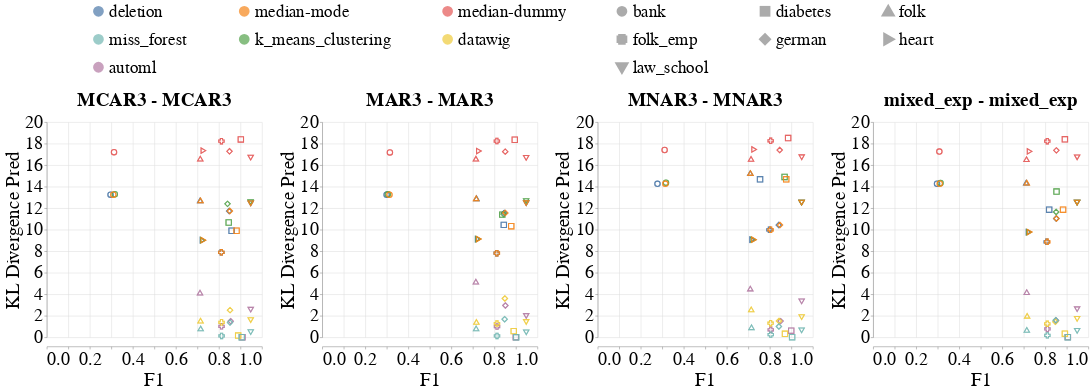

The code cell stored with this chart in its notebook:
### Markdown cell above
### Overall Metrics

### Code cell
create_scatter_plot(missingness_types=[{'train': 'MCAR3', 'test': 'MCAR3'},
                                       {'train': 'MAR3', 'test': 'MAR3'},
                                       {'train': 'MNAR3', 'test': 'MNAR3'},
                                       {'train': 'mixed_exp', 'test': 'MCAR1 & MAR1 & MNAR1'}],
                    imputation_quality_metric_name='kl_divergence_pred',
                    model_performance_metric_name='F1',
                    dataset_to_column_name=DATASET_TO_COLUMN_NAME,
                    shape_by='Dataset_Name', # Dataset_Name or Model_Name
                    # dataset_to_group=DATASETS_SENSITIVE_ATTRS,
                    base_font_size=30,
                    db_client_1=db_client_1,
                    db_client_3=db_client_3)

### Figure 1 — Vega-Lite specification as saved in the notebook (floating-point values rounded to 4 significant figures; data arrays with more than 128 entries replaced by an {"elided": "..."} marker saying what was removed)
{"config": {"view": {"continuousWidth": 400, "continuousHeight": 300, "stroke": null}, "axis": {"labelFontSize": 34, "labelFontWeight": "normal", "titleFontSize": 36, "titleFontWeight": "normal"}, "facet": {"spacing": 30}, "header": {"labelFontSize": 36, "labelFontWeight": "bold", "labelOrient": "top", "labelPadding": 5, "titleFontSize": 36}, "legend": {"columns": 3, "direction": "horizontal", "labelFontSize": 32, "labelLimit": 400, "orient": "top", "symbolOffset": 80, "symbolStrokeWidth": 10, "titleAnchor": "middle", "titleFontSize": 34, "titleLimit": 300}, "title": {"fontSize": 36}}, "data": {"name": "data-e3f824fc9e445170b69d9ebda6f4b71c"}, "facet": {"column": {"field": "Missingness_Type", "sort": ["MCAR3 - MCAR3", "MAR3 - MAR3", "MNAR3 - MNAR3", "mixed_exp - MCAR1 & MAR1 & MNAR1"], "title": null, "type": "nominal"}}, "spec": {"layer": [{"mark": {"type": "point", "size": 100}, "encoding": {"color": {"field": "Null_Imputer_Name", "sort": ["deletion", "median-mode", "median-dummy", "miss_forest", "k_means_clustering", "datawig", "automl"], "title": null, "type": "nominal"}, "shape": {"field": "Dataset_Name", "title": null, "type": "nominal"}, "x": {"axis": {"title": "F1"}, "field": "F1", "type": "quantitative"}, "y": {"axis": {"title": "KL Divergence Pred"}, "field": "Kl_Divergence_Pred", "type": "quantitative"}}}], "height": 400, "width": 400}, "resolve": {"scale": {"y": "independent"}}, "$schema": "https://vega.github.io/schema/vega-lite/v4.17.0.json", "datasets": {"data-e3f824fc9e445170b69d9ebda6f4b71c": {"elided": "392 records"}}}
